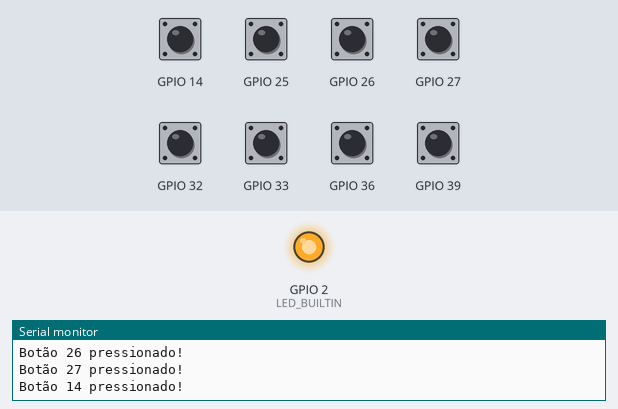
Recording of a sketch running on a simulated ESP32. Shown: output pins drawn as LEDs (lit = HIGH), the last lines printed to the serial monitor. The test bench sets the inputs (shaded band); at power-on: GPIO 14, GPIO 25–27, GPIO 32, GPIO 33, GPIO 36, GPIO 39 HIGH.

Above: at 1.2 s.
1.3 s: GPIO 25 pulled LOW for 0.15 s
At 2.7 s:
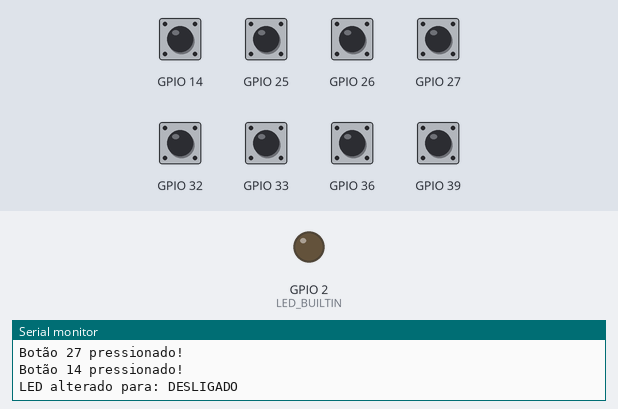
3.0 s: GPIO 25 pulled LOW for 1 s
At 5.2 s:
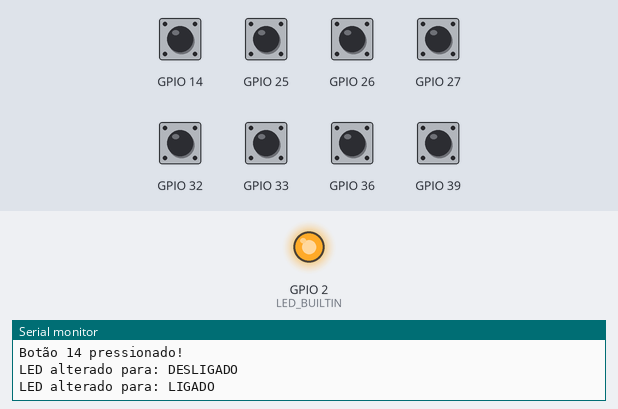
Timing chart, 0 to 6.7 s (numbered marks = the images above; inputs shaded):
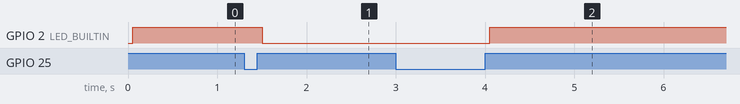

Measured:
- after the input at 1.3 s, GPIO 2 (LED_BUILTIN): HIGH → LOW after 0.20 s
- after the input at 3.0 s, GPIO 2 (LED_BUILTIN): LOW → HIGH after 1.1 s

The sketch:

mapa_de_botoes_ESP32_debounce_anti_ruido.ino
```cpp
#include "ConfigBotoes.h"

bool estadoLed = LOW;

void setup() {
    Serial.begin(115200);

    pinMode(LED_BUILTIN, OUTPUT);
    digitalWrite(LED_BUILTIN, estadoLed);

    inicializarTodosBotoes(); // Inicializa os 8 pinos manualmente
    Serial.println("Monitoramento de botões iniciado .");
}

void loop() {
    if (b25.pressionado()) {
        estadoLed = !estadoLed; // Inverte (True vira False e vice-versa)
        digitalWrite(LED_BUILTIN, estadoLed);
        Serial.print("LED alterado para: ");
        Serial.println(estadoLed ? "LIGADO" : "DESLIGADO");
    }
    // Verificação manual de cada pino
    if (b36.pressionado()) Serial.println("Botão 36 pressionado!");
    if (b39.pressionado()) Serial.println("Botão 39 pressionado!");
    if (b32.pressionado()) Serial.println("Botão 32 pressionado!");
    if (b33.pressionado()) Serial.println("Botão 33 pressionado!");
   // if (b25.pressionado()) Serial.println("Botão 25 pressionado!");
    if (b26.pressionado()) Serial.println("Botão 26 pressionado!");
    if (b27.pressionado()) Serial.println("Botão 27 pressionado!");
    if (b14.pressionado()) Serial.println("Botão 14 pressionado!");
}
```

BotaoEsp32.h
```cpp
//define a classe e a estrutura para cada pino


#ifndef BOTAO_ESP32_H
#define BOTAO_ESP32_H

#include <Arduino.h>

class BotaoESP32 {
private:
    uint8_t pino;
    bool estadoUltimo = LOW;
    bool estadoDebounced = LOW;
    unsigned long tempoUltimoDebounce = 0;
    static const unsigned long delayDebounce = 50;

public:
    BotaoESP32(uint8_t p) : pino(p) {}

    void iniciar() { pinMode(pino, INPUT_PULLUP); }

    // Retorna true apenas no instante em que o botão é pressionado
    bool pressionado() {
        bool leitura = digitalRead(pino);
        bool detectado = false;

        if (leitura != estadoUltimo) {
            tempoUltimoDebounce = millis();
        }

        if ((millis() - tempoUltimoDebounce) > delayDebounce) {
            if (leitura != estadoDebounced) {
                estadoDebounced = leitura;
                if (estadoDebounced == HIGH) {
                    detectado = true;
                }
            }
        }
        estadoUltimo = leitura;
        return detectado;
    }
};

#endif
```

ConfigBotoes.h
```cpp
//instancias e inicialização

#ifndef CONFIG_BOTOES_H
#define CONFIG_BOTOES_H

#include "BotaoESP32.h"

// Instâncias manuais para os pinos solicitados
BotaoESP32 b36(36), b39(39), b32(32), b33(33), b25(25), b26(26), b27(27), b14(14);
// observação: pinos 36 e 39 não possuem resistores de pull-up internos
// se usar acrescentar resistores ligados ao 3,3V
// Inicialização dos botoes
void inicializarTodosBotoes() {
    b36.iniciar();
    b39.iniciar();
    b32.iniciar();
    b33.iniciar();
    b25.iniciar();
    b26.iniciar();
    b27.iniciar();
    b14.iniciar();
}

#endif
```
